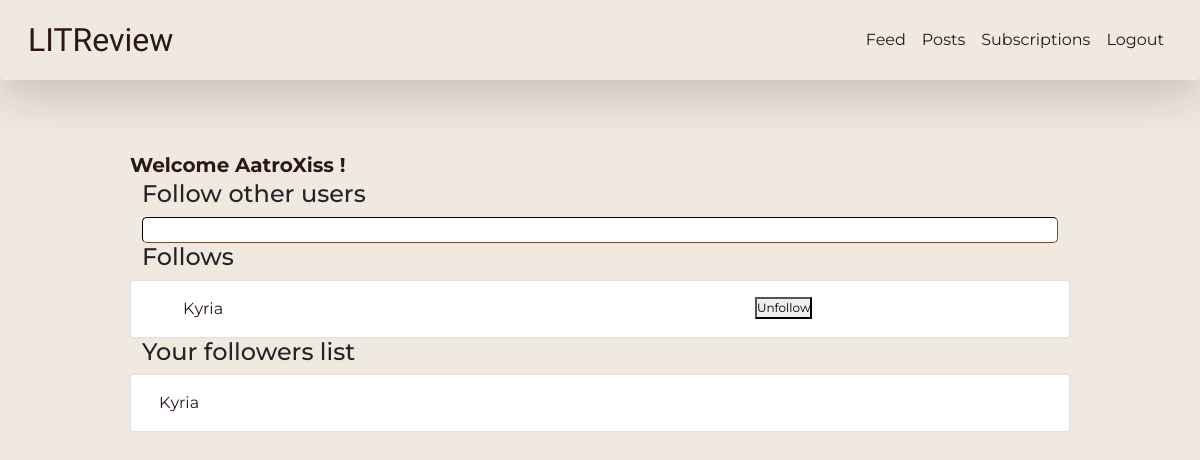
The app's page /follow (signed in) with its own data.
### authentication/models.py (models this page shows)
class User(AbstractUser):
    profile_photo = models.ImageField()

### app/views.py (the view, shortened to what this page needs)
# urls.py: path('follow', app.views.display_follow, name='follow'),
@login_required
def display_follow(request):
    follows = []
    followers = []
    if UserFollows.objects.filter(user=request.user):
        for entry in UserFollows.objects.filter(user=request.user):
            follows.append(entry.followed_user)
    if UserFollows.objects.filter(followed_user=request.user):
        for entry in UserFollows.objects.filter(followed_user=request.user):
            followers.append(entry.user)
    if request.method == 'GET':
        context = {
            'follows': follows,
            'followers': followers,
        }
    return render(request, 'app/follow.html', context=context)

### app/templates/app/follow.html (shortened to what this page needs)
{% extends 'base.html' %}
{% block content %}
<div class="container btn-feed-container">
    <div class="row">
        <h3>Follow other users</h3>
    </div>
    <div class="row">
        <form method="post">
            <input type="search" name="follow">
        </form>
    </div>
</div>
<div class="container feed-container">
    <div class="row">
        <h3>Follows</h3>
        {% if follows %}
            {% for follows_user in follows %}
            <div class="card card-margin">
                <div class="card-body">
                    <div class="container">
                        <div class="row">
                            <div class="col-8">
                                <p class="card-text">{{ follows_user.username }}</p>
                            </div>
                            <div class="col-4 card-align">
                                <form method="post">
                                    <button type="submit" name="unfollow" value="{{ follows_user.id }}">Unfollow</button>
                                </form>
                            </div>
                        </div>
                    </div>
                </div>
            </div>
            {% endfor %}
        {% else %}
            <p>You are not following anyone.</p>
        {% endif %}
    </div>
    <div class="row">
        <h3>Your followers list</h3>
        {% if followers %}
            {% for followed_by_user in followers %}
            <div class="card card-margin">
                <div class="card-body">
                    <p class="card-text">{{ followed_by_user.username }}</p>
                </div>
            </div>
            {% endfor %}
        {% else %}
            <p>You have no followers.</p>
        {% endif %}
    </div>
</div>
{% endblock content %}

### templates/base.html (shortened to what this page needs)
<!DOCTYPE html>
<html lang="en">
<head>
    <link href="https://cdn.jsdelivr.net/npm/bootstrap@5.1.3/dist/css/bootstrap.min.css" rel="stylesheet">
    <link rel="stylesheet" href="https://cdnjs.cloudflare.com/ajax/libs/font-awesome/4.7.0/css/font-awesome.min.css">
    {% load static %}
    <link rel="stylesheet" type="text/css" href="{% static 'litreview/style.css' %}">
</head>
<body>
    <nav class="navbar navbar-expand-lg navbar-dark shadow-lg p-3 mb-5 rounded nav-main">
        <div class="container-fluid">
          <a class="navbar-brand nav-logo" href="{% url 'feed' %}">LITReview</a>
          {% if user.is_authenticated %}
          <div class="collapse navbar-collapse justify-content-end" id="navbarNav">
            <ul class="navbar-nav">
              <li class="nav-item">
                <a class="nav-link" href="{% url 'feed' %}">Feed</a>
              </li>
              <li class="nav-item">
                <a class="nav-link" href="#">Posts</a>
              </li>
              <li class="nav-item">
                <a class="nav-link" href="{% url 'follow' %}">Subscriptions</a>
              </li>
              <li class="nav-item">
                <a class="nav-link" href="{% url 'logout' %}">Logout</a>
              </li>
            </ul>
          </div>
          {% endif %}
        </div>
      </nav>
      {% if user.is_authenticated %}
      <div class="container main-container">
        <div class="row">
          <p class="welcome-message">Welcome {{ request.user }} !</p>
        </div>
        {% block content %}{% endblock content%}
      </div>
      {% endif %}
</body>
</html>

### static/litreview/style.css (style rules this page uses)
:root { --dominant-color: #F0E9E0; --complementary-color: #2C1810; --accent-color: #64866E; --accent-color-2: #DAAA63; --white-color: #fff; --black-color: #000; --title-font: 'libre caslon text', serif; --body-font: 'montserrat', sans-serif; --title-font-size: 4.5rem; --large-font-size: 3rem; --medium-font-size: 2.5rem; --small-medium-font-size: 1.5rem; --body-font-size: 1rem; }
* { margin: 0; padding: 0; box-sizing: border-box; }
body { background: var(--dominant-color); }
input { width: 100%; border-radius: 5px; border-color: var(--complementary-color); border-width: 1px; }
h3 { font-family: var(--body-font); font-size: var(--small-medium-font-size); text-align: left; }
p { font-family: var(--body-font); font-size: var(--body-font-size); color: var(--complementary-color); margin: 0; padding: 0; }
a { font-family: var(--body-font); text-decoration: none; color: var(--complementary-color); }
li { list-style: none; font-family: var(--body-font); color: var(--complementary-color); }

### static/litreview/navbar.css (style rules this page uses)
.nav-main { background-color: var(--dominant-color); position: fixed; top: 0; z-index: 10; display: flex; width: 100%; height: 80px; padding: 0 4%; align-items: center; }
.nav-logo { color: var(--complementary-color) !important; font-size: 2em; font-family: var(--title-font); }
.nav-link { color: var(--complementary-color) !important; }

### static/litreview/layout.css (style rules this page uses)
.main-container { margin-top: 150px; padding-left: 100px; padding-right: 100px; }
.welcome-message { font-size: 20px; font-family: var(--body-font); font-weight: bold; color: var(--complementary-color); }

### static/litreview/components.css (style rules this page uses)
.card-body { font-size: 12px; font-family: var(--body-font); color: var(--complementary-color); text-align: justify; }

### records on screen
User: user "AatroXiss"
User: username "Kyria", {{ follows_user.id }} 2 (drawn)
